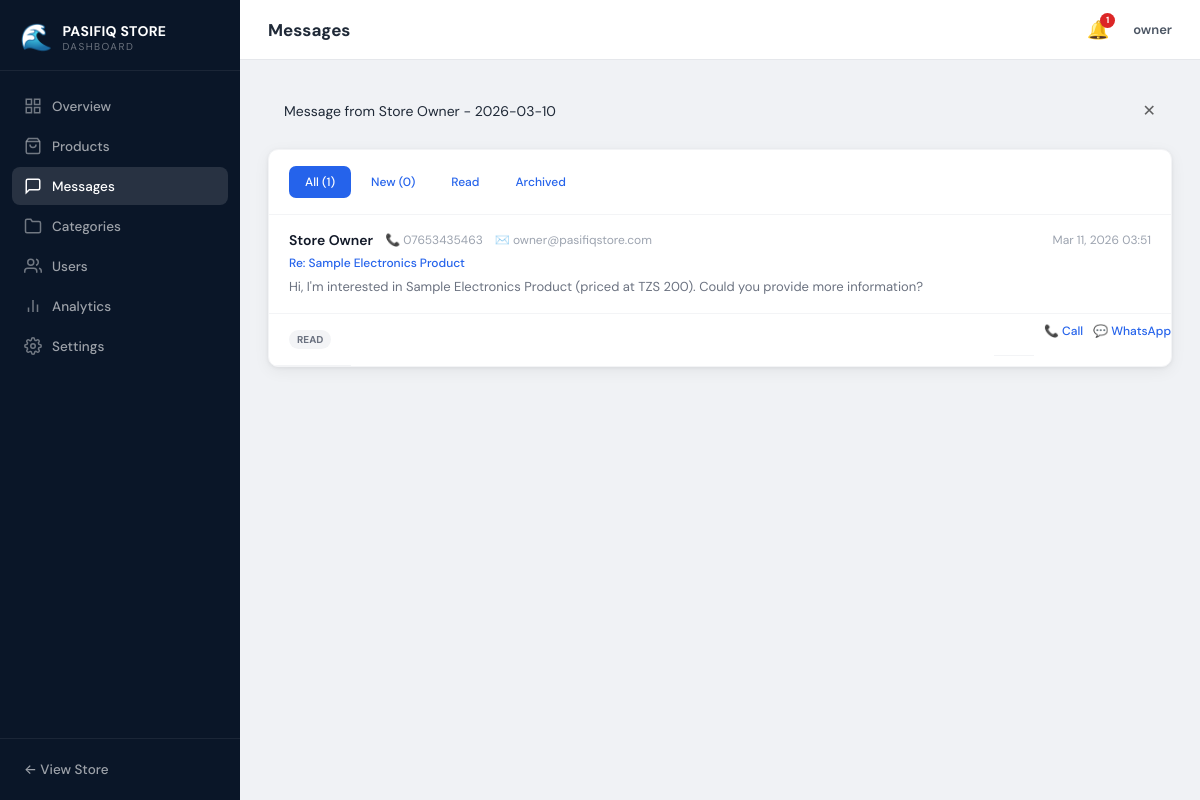
Page /dashboard/messages/ (signed in) on the committed database.
### core/models.py (models this page shows, shortened)
class SiteSettings(models.Model):
    store_name = models.CharField(max_length=100, default='PASIFIQ STORE')
    tagline = models.CharField(max_length=200, blank=True)
    phone = models.CharField(max_length=20, blank=True)
    whatsapp = models.CharField(max_length=20, blank=True)
    email = models.EmailField(blank=True)
    address = models.TextField(blank=True)
    facebook = models.URLField(blank=True)
    instagram = models.URLField(blank=True)
    twitter = models.URLField(blank=True)
    logo = models.ImageField(upload_to='site/', blank=True, null=True)
    hero_image = models.ImageField(upload_to='site/', blank=True, null=True)
    about_text = models.TextField(blank=True)
    updated_at = models.DateTimeField(auto_now=True)
    class Meta:
        db_table = 'site_settings'
        verbose_name = 'Site Settings'
        verbose_name_plural = 'Site Settings'

### users/models.py (models this page shows, shortened)
class CustomUser(AbstractUser):
    bio = models.TextField(blank=True)
    avatar = models.ImageField(upload_to='avatars/', blank=True, null=True)
    phone = models.CharField(max_length=20, blank=True)
    location = models.CharField(max_length=100, blank=True)
    date_of_birth = models.DateField(null=True, blank=True)
    is_store_owner = models.BooleanField(default=False)
    email_notifications = models.BooleanField(default=True)
    created_at = models.DateTimeField(auto_now_add=True)
    updated_at = models.DateTimeField(auto_now=True)
    class Meta:
        db_table = 'users'
        indexes = [models.Index(fields=['username']), models.Index(fields=['email'])]

### messaging/models.py (models this page shows)
class Message(models.Model):
    STATUS_CHOICES = [
        ('new', 'New'),
        ('read', 'Read'),
        ('archived', 'Archived'),
    ]
    sender_name = models.CharField(max_length=100)
    sender_phone = models.CharField(max_length=20)
    sender_email = models.EmailField(blank=True)
    user = models.ForeignKey(settings.AUTH_USER_MODEL, null=True, blank=True, on_delete=models.SET_NULL, related_name='sent_messages')
    product = models.ForeignKey('products.Product', null=True, blank=True, on_delete=models.SET_NULL, related_name='inquiries')
    subject = models.CharField(max_length=200, blank=True)
    content = models.TextField()
    status = models.CharField(max_length=20, choices=STATUS_CHOICES, default='new')
    ip_address = models.GenericIPAddressField(null=True, blank=True)
    created_at = models.DateTimeField(auto_now_add=True)
    read_at = models.DateTimeField(null=True, blank=True)
    class Meta:
        db_table = 'messages'
        ordering = ['-created_at']
        indexes = [models.Index(fields=['status']), models.Index(fields=['-created_at'])]
    def __str__(self):
        return f"Message from {self.sender_name} - {self.created_at.strftime('%Y-%m-%d')}"
    def get_whatsapp_reply_url(self):
        import urllib.parse
        from django.conf import settings
        msg = f"Hi {self.sender_name}, thank you for your inquiry"
        if self.product:
            msg += f" about {self.product.name}"
        msg += "."
        phone = self.sender_phone.replace('+', '').replace(' ', '').replace('-', '')
        return f"https://wa.me/{phone}?text={urllib.parse.quote(msg)}"

### products/models.py (models this page shows, shortened)
class Product(models.Model):
    CONDITION_CHOICES = [
        ('new', 'New'),
        ('used', 'Used'),
        ('refurbished', 'Refurbished'),
    ]
    STATUS_CHOICES = [
        ('available', 'Available'),
        ('sold', 'Sold'),
        ('reserved', 'Reserved'),
        ('coming_soon', 'Coming Soon'),
    ]
    name = models.CharField(max_length=200)
    slug = models.SlugField(unique=True, max_length=250)
    category = models.ForeignKey('categories.Category', related_name='products', on_delete=models.SET_NULL, null=True)
    description = models.TextField()
    short_description = models.CharField(max_length=300, blank=True)
    price = models.DecimalField(max_digits=10, decimal_places=2, null=True, blank=True)
    condition = models.CharField(max_length=20, choices=CONDITION_CHOICES, default='new')
    status = models.CharField(max_length=20, choices=STATUS_CHOICES, default='available')
    tags = models.CharField(max_length=500, blank=True, help_text='Comma-separated tags')
    location = models.CharField(max_length=100, blank=True)
    is_featured = models.BooleanField(default=False)
    is_active = models.BooleanField(default=True)
    specifications = models.JSONField(default=dict, blank=True)
    meta_title = models.CharField(max_length=200, blank=True)
    meta_description = models.CharField(max_length=300, blank=True)
    view_count = models.PositiveIntegerField(default=0)
    wishlist_count = models.PositiveIntegerField(default=0)
    comparison_count = models.PositiveIntegerField(default=0)
    inquiry_count = models.PositiveIntegerField(default=0)
    average_rating = models.DecimalField(max_digits=3, decimal_places=2, default=0)
    review_count = models.PositiveIntegerField(default=0)
    created_at = models.DateTimeField(auto_now_add=True)
    updated_at = models.DateTimeField(auto_now=True)
    class Meta:
        db_table = 'products'
        ordering = ['-created_at']
        indexes = [
            models.Index(fields=['slug']),
            models.Index(fields=['category']),
            models.Index(fields=['status']),
            models.Index(fields=['is_featured']),
            models.Index(fields=['-view_count']),
        ]

### dashboard/views.py (the view)
@owner_required
def message_list(request):
    msgs = Message.objects.select_related('product', 'user').order_by('-created_at')
    status_filter = request.GET.get('status')
    if status_filter:
        msgs = msgs.filter(status=status_filter)
    paginator = Paginator(msgs, 20)
    page = paginator.get_page(request.GET.get('page', 1))
    return render(request, 'dashboard/message_list.html', {
        'messages': page,
        'status_filter': status_filter or '',
        'new_count': Message.objects.filter(status='new').count(),
    })

### comparison/context_processors.py (called while the page is built)
def comparison_context(request):
    if request.user.is_authenticated:
        items = ComparisonItem.objects.filter(user=request.user)
    else:
        session_key = request.session.session_key
        items = ComparisonItem.objects.filter(session_key=session_key) if session_key else ComparisonItem.objects.none()
    return {
        'comparison_count': items.count(),
        'comparison_product_ids': list(items.values_list('product_id', flat=True)),
    }

### core/context_processors.py (called while the page is built)
def global_context(request):
    try:
        site_settings = SiteSettings.objects.first()
    except:
        site_settings = None
    return {
        'store_name': getattr(site_settings, 'store_name', settings.STORE_NAME),
        'store_phone': getattr(site_settings, 'phone', settings.STORE_PHONE),
        'store_whatsapp': getattr(site_settings, 'whatsapp', settings.STORE_WHATSAPP),
        'store_email': getattr(site_settings, 'email', settings.STORE_EMAIL),
        'store_address': getattr(site_settings, 'address', settings.STORE_ADDRESS),
        'site_settings': site_settings,
    }

### notifications/context_processors.py (called while the page is built)
def notifications_context(request):
    if request.user.is_authenticated and (request.user.is_store_owner or request.user.is_superuser):
        unread = Notification.objects.filter(recipient=request.user, is_read=False).count()
        recent = Notification.objects.filter(recipient=request.user).order_by('-created_at')[:5]
    else:
        unread = 0
        recent = []
    return {'unread_notifications': unread, 'recent_notifications': recent}

### wishlist/context_processors.py (called while the page is built)
def wishlist_context(request):
    if request.user.is_authenticated:
        count = WishlistItem.objects.filter(user=request.user).count()
        ids = list(WishlistItem.objects.filter(user=request.user).values_list('product_id', flat=True))
    else:
        count = 0
        ids = []
    return {'wishlist_count': count, 'wishlist_product_ids': ids}

### templates/dashboard/message_list.html (shortened to what this page needs)
{% extends 'dashboard/base.html' %}
{% block page_title %}Messages{% endblock %}
{% block content %}
<div class="panel">
    <div class="panel-header">
        <div class="message-status-tabs">
            <a href="?" class="status-tab {% if not status_filter %}active{% endif %}">All ({{ messages.paginator.count }})</a>
            <a href="?status=new" class="status-tab {% if status_filter == 'new' %}active{% endif %}">New ({{ new_count }})</a>
            <a href="?status=read" class="status-tab {% if status_filter == 'read' %}active{% endif %}">Read</a>
            <a href="?status=archived" class="status-tab {% if status_filter == 'archived' %}active{% endif %}">Archived</a>
        </div>
    </div>
    <div class="message-list">
        {% for msg in messages %}
        <a href="{% url 'dashboard:message_detail' msg.pk %}" class="message-item {% if msg.status == 'new' %}unread{% endif %}">
            <div class="message-item-header">
                <span class="message-sender-name">{{ msg.sender_name }}</span>
                <span class="message-phone">📞 {{ msg.sender_phone }}</span>
                {% if msg.sender_email %}<span class="message-email">✉️ {{ msg.sender_email }}</span>{% endif %}
                <span class="message-date">{{ msg.created_at|date:"M d, Y H:i" }}</span>
            </div>
            {% if msg.product %}
            <div class="message-product-ref">Re: {{ msg.product.name }}</div>
            {% endif %}
            <div class="message-preview-text">{{ msg.content|truncatechars:120 }}</div>
            <div class="message-item-footer">
                <span class="status-badge status-{{ msg.status }}">{{ msg.get_status_display }}</span>
                <div class="message-quick-actions">
                    <a href="tel:{{ msg.sender_phone }}" onclick="event.stopPropagation()">📞 Call</a>
                    <a href="{{ msg.get_whatsapp_reply_url }}" target="_blank" onclick="event.stopPropagation()">💬 WhatsApp</a>
                </div>
            </div>
        </a>
        {% empty %}
        <div class="panel-empty">No messages found.</div>
        {% endfor %}
    </div>
</div>
{% endblock %}

### templates/dashboard/base.html (shortened to what this page needs)
<!DOCTYPE html>
<html lang="en">
<head>
    {% load static %}
    <link rel="stylesheet" href="{% static 'css/dashboard.css' %}">
</head>
<body class="dashboard-body">
<div class="dashboard-layout">
    <aside class="dashboard-sidebar">
        <div class="sidebar-brand">
            <span class="brand-icon">🌊</span>
            <div>
                <span class="brand-name">{{ store_name }}</span>
                <span class="brand-sub">Dashboard</span>
            </div>
        </div>
        <nav class="sidebar-nav">
            <a href="{% url 'dashboard:index' %}" class="sidebar-link {% if request.resolver_match.url_name == 'index' %}active{% endif %}">
                <svg width="18" height="18" viewBox="0 0 24 24" fill="none" stroke="currentColor" stroke-width="2"><rect x="3" y="3" width="7" height="7"/><rect x="14" y="3" width="7" height="7"/><rect x="14" y="14" width="7" height="7"/><rect x="3" y="14" width="7" height="7"/></svg>
                Overview
            </a>
            <a href="{% url 'dashboard:product_list' %}" class="sidebar-link {% if 'product' in request.resolver_match.url_name %}active{% endif %}">
                <svg width="18" height="18" viewBox="0 0 24 24" fill="none" stroke="currentColor" stroke-width="2"><path d="M6 2L3 6v14a2 2 0 0 0 2 2h14a2 2 0 0 0 2-2V6l-3-4z"/><line x1="3" y1="6" x2="21" y2="6"/><path d="M16 10a4 4 0 0 1-8 0"/></svg>
                Products
            </a>
            <a href="{% url 'dashboard:message_list' %}" class="sidebar-link {% if 'message' in request.resolver_match.url_name %}active{% endif %}">
                <svg width="18" height="18" viewBox="0 0 24 24" fill="none" stroke="currentColor" stroke-width="2"><path d="M21 15a2 2 0 0 1-2 2H7l-4 4V5a2 2 0 0 1 2-2h14a2 2 0 0 1 2 2z"/></svg>
                Messages
            </a>
            <a href="{% url 'dashboard:category_list' %}" class="sidebar-link {% if 'category' in request.resolver_match.url_name %}active{% endif %}">
                <svg width="18" height="18" viewBox="0 0 24 24" fill="none" stroke="currentColor" stroke-width="2"><path d="M22 19a2 2 0 0 1-2 2H4a2 2 0 0 1-2-2V5a2 2 0 0 1 2-2h5l2 3h9a2 2 0 0 1 2 2z"/></svg>
                Categories
            </a>
            <a href="{% url 'dashboard:user_list' %}" class="sidebar-link {% if request.resolver_match.url_name == 'user_list' %}active{% endif %}">
                <svg width="18" height="18" viewBox="0 0 24 24" fill="none" stroke="currentColor" stroke-width="2"><path d="M17 21v-2a4 4 0 0 0-4-4H5a4 4 0 0 0-4 4v2"/><circle cx="9" cy="7" r="4"/><path d="M23 21v-2a4 4 0 0 0-3-3.87"/><path d="M16 3.13a4 4 0 0 1 0 7.75"/></svg>
                Users
            </a>
            <a href="{% url 'dashboard:analytics' %}" class="sidebar-link {% if request.resolver_match.url_name == 'analytics' %}active{% endif %}">
                <svg width="18" height="18" viewBox="0 0 24 24" fill="none" stroke="currentColor" stroke-width="2"><line x1="18" y1="20" x2="18" y2="10"/><line x1="12" y1="20" x2="12" y2="4"/><line x1="6" y1="20" x2="6" y2="14"/></svg>
                Analytics
            </a>
            <a href="{% url 'dashboard:settings' %}" class="sidebar-link {% if request.resolver_match.url_name == 'settings' %}active{% endif %}">
                Settings
            </a>
        </nav>
        <div class="sidebar-footer">
            <a href="{% url 'core:home' %}" class="sidebar-link">← View Store</a>
        </div>
    </aside>
    <div class="dashboard-main">
        <header class="dashboard-topbar">
            <div class="topbar-left">
                <h1 class="dashboard-page-title">{% block page_title %}Dashboard{% endblock %}</h1>
            </div>
            <div class="topbar-right">
                <div class="notif-dropdown">
                    <button class="notif-btn" id="notifBtn">
                        🔔
                        {% if unread_notifications > 0 %}<span class="notif-badge">{{ unread_notifications }}</span>{% endif %}
                    </button>
                </div>
                <span class="topbar-user">{{ request.user.username }}</span>
            </div>
        </header>
        <div class="dashboard-content">
            {% if messages %}
            {% for message in messages %}
            <div class="alert alert-{{ message.tags }}">{{ message }} <button onclick="this.parentElement.remove()">✕</button></div>
            {% endfor %}
            {% endif %}
            {% block content %}{% endblock %}
        </div>
    </div>
</div>
</body>
</html>

### rows in the picture
SiteSettings: store_name "PASIFIQ STORE"
CustomUser: user.username "owner"
Message: sender_name+created_at "Message from Store Owner - 2026-03-10", sender_name "Store Owner", sender_phone "07653435463", sender_email "owner@pasifiqstore.com", created_at "Mar 11, 2026 03:51", product.name "Sample Electronics Product", content "Hi, I'm interested in Sample Electronics Product (priced at TZS 200). Could you provide more information?", status "READ"

### other values in the picture
{{ unread_notifications }} "1"
{{ messages.paginator.count }} "1"
{{ new_count }} "0"
